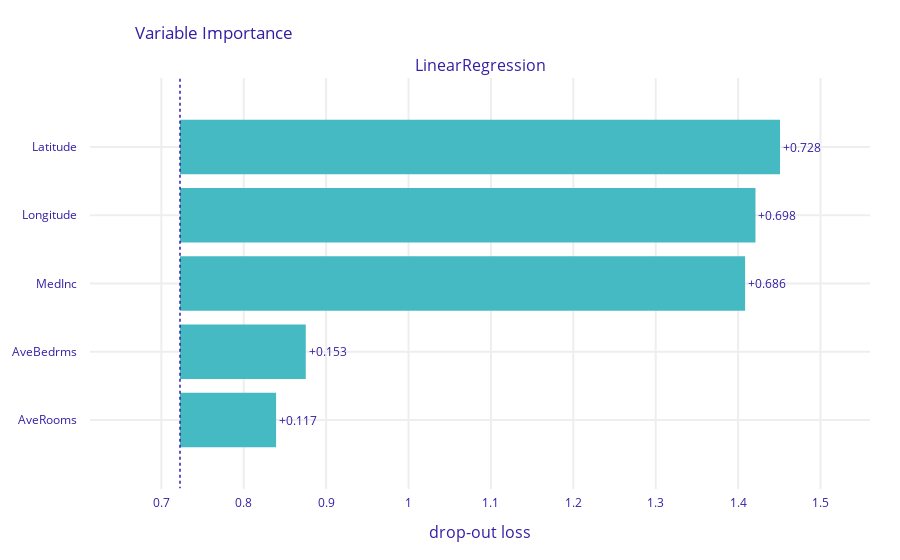
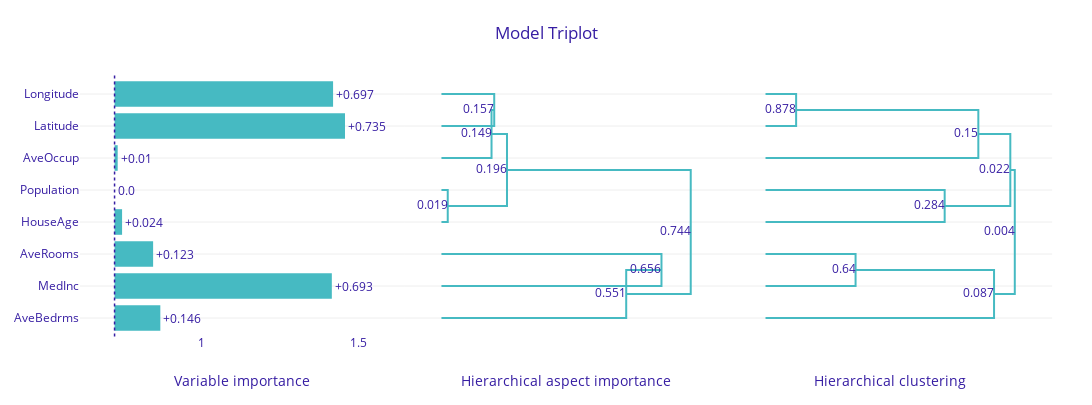
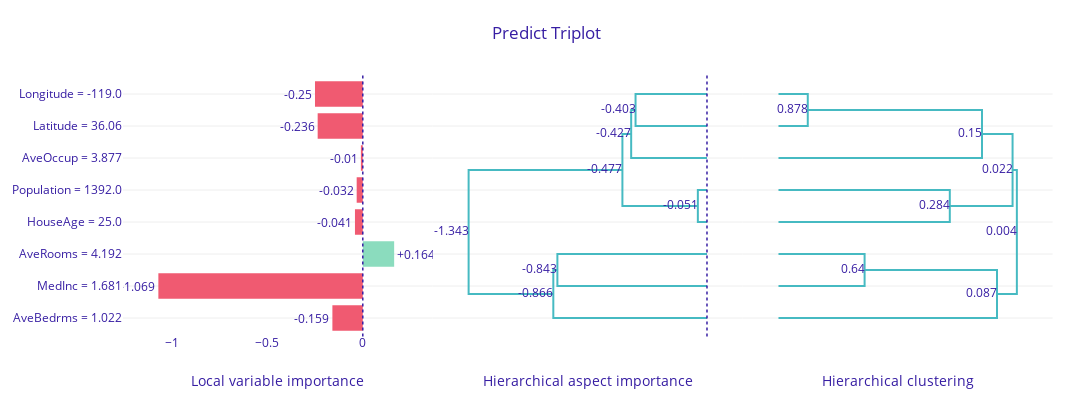
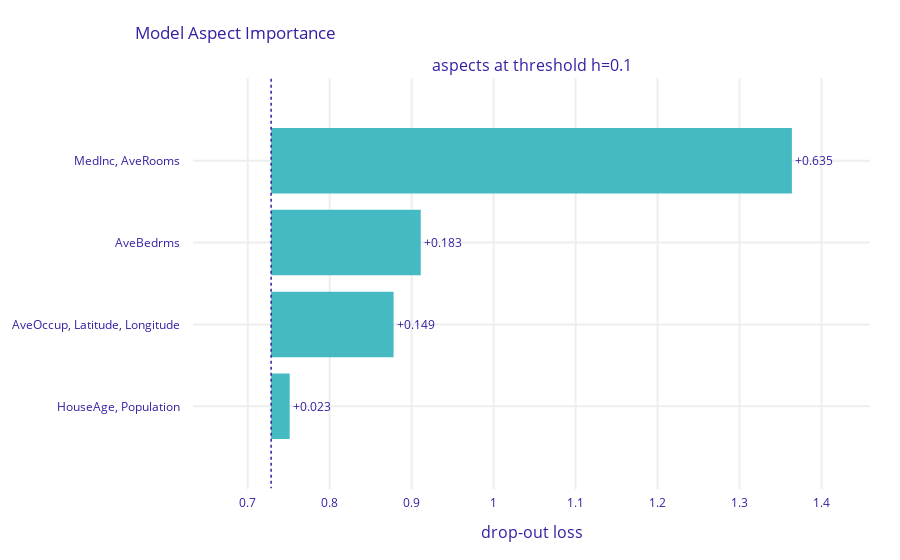

The cell these charts' notebook holds for them, in order:
### Code cell
# Train and evaluate a regression model (e.g., RandomForestRegressor)
text_regressor.train_and_evaluate_regressor(LinearRegression, use_shap=True)
